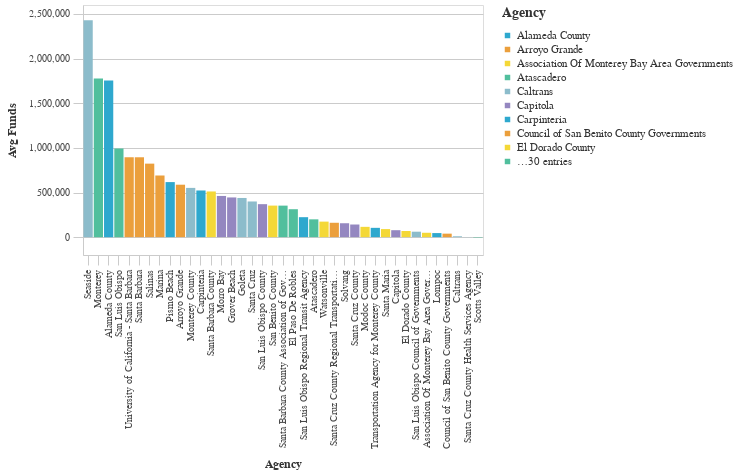

This figure's notebook cell:
### Code cell
#Bar chart Bottom Average Total Requested Funds by Agency
avg_funds_bottom = (df>>group_by(_.primary_agency_name)>>summarize(avg_funds=_.adjusted_total_requested.mean())>>arrange(-_.avg_funds)).tail(50)

chart5=( _dla_utils_reports.basic_bar_chart_no_save((avg_funds_bottom.tail(40)), 'primary_agency_name','avg_funds', 'primary_agency_name', district))
    
display(HTML("<h4><strong>Lowest Average Total Funds by Agency ($2021)</strong></h4>"))
display(chart5)

### Figure 1 — Vega-Lite specification as saved in the notebook (floating-point values rounded to 4 significant figures)
{"config": {"view": {"continuousWidth": 400, "continuousHeight": 300}, "axis": {"domainColor": "#cbcbcb", "grid": true, "gridColor": "#cbcbcb", "gridWidth": 1, "labelColor": "#474747", "labelFont": "Nunito Sans", "labelFontSize": 10, "labelPadding": 4, "tickColor": "#cbcbcb", "tickSize": 10, "titleColor": "#333", "titleFont": "Raleway", "titleFontSize": 12, "titlePadding": 10}, "axisBand": {"grid": false}, "background": "white", "font": "Raleway", "header": {"labelFont": "Nunito Sans", "titleFont": "Raleway"}, "legend": {"labelColor": "#333", "labelFont": "Nunito Sans", "labelFontSize": 11, "labelLimit": 0, "padding": 1, "symbolSize": 30, "symbolType": "square", "titleColor": "#333", "titleFont": "Raleway", "titleFontSize": 14, "titlePadding": 10}, "title": {"anchor": "middle", "font": "Raleway", "fontSize": 18, "fontWeight": 300, "offset": 20}}, "data": {"name": "data-c9ec9f7cd0d63d62464f6d0218a5b93d"}, "mark": "bar", "encoding": {"color": {"field": "primary_agency_name", "legend": {"symbolLimit": 10, "title": "Agency"}, "scale": {"range": ["#2EA8CE", "#EB9F3C", "#F4D837", "#51BF9D", "#8CBCCB", "#9487C0"]}, "type": "nominal"}, "tooltip": [{"field": "primary_agency_name", "type": "nominal"}, {"field": "avg_funds", "type": "quantitative"}], "x": {"field": "primary_agency_name", "sort": "-y", "title": "Agency", "type": "nominal"}, "y": {"field": "avg_funds", "title": "Avg Funds", "type": "quantitative"}}, "height": 250, "width": 400, "$schema": "https://vega.github.io/schema/vega-lite/v4.17.0.json", "datasets": {"data-c9ec9f7cd0d63d62464f6d0218a5b93d": [{"primary_agency_name": "Seaside", "avg_funds": 2428000.0}, {"primary_agency_name": "Monterey", "avg_funds": 1777000.0}, {"primary_agency_name": "Alameda County", "avg_funds": 1755000.0}, {"primary_agency_name": "San Luis Obispo", "avg_funds": 994100.0}, {"primary_agency_name": "University of California - Santa Barbara", "avg_funds": 894700.0}, {"primary_agency_name": "Santa Barbara", "avg_funds": 894500.0}, {"primary_agency_name": "Salinas", "avg_funds": 823200.0}, {"primary_agency_name": "Marina", "avg_funds": 690400.0}, {"primary_agency_name": "Pismo Beach", "avg_funds": 616600.0}, {"primary_agency_name": "Arroyo Grande", "avg_funds": 587300.0}, {"primary_agency_name": "Monterey County", "avg_funds": 551600.0}, {"primary_agency_name": "Carpinteria", "avg_funds": 522700.0}, {"primary_agency_name": "Santa Barbara County", "avg_funds": 511600.0}, {"primary_agency_name": "Morro Bay", "avg_funds": 461300.0}, {"primary_agency_name": "Grover Beach", "avg_funds": 444600.0}, {"primary_agency_name": "Goleta", "avg_funds": 438800.0}, {"primary_agency_name": "Santa Cruz", "avg_funds": 399400.0}, {"primary_agency_name": "San Luis Obispo County", "avg_funds": 369400.0}, {"primary_agency_name": "San Benito County", "avg_funds": 353400.0}, {"primary_agency_name": "Santa Barbara County Association of Governments", "avg_funds": 353000.0}, {"primary_agency_name": "El Paso De Robles", "avg_funds": 312800.0}, {"primary_agency_name": "San Luis Obispo Regional Transit Agency", "avg_funds": 223500.0}, {"primary_agency_name": "Atascadero", "avg_funds": 199400.0}, {"primary_agency_name": "Watsonville", "avg_funds": 173900.0}, {"primary_agency_name": "Santa Cruz County Regional Transportation Commission", "avg_funds": 161000.0}, {"primary_agency_name": "Solvang", "avg_funds": 155600.0}, {"primary_agency_name": "Santa Cruz County", "avg_funds": 141500.0}, {"primary_agency_name": "Modoc County", "avg_funds": 115400.0}, {"primary_agency_name": "Transportation Agency for Monterey County", "avg_funds": 104200.0}, {"primary_agency_name": "Santa Maria", "avg_funds": 90240.0}, {"primary_agency_name": "Capitola", "avg_funds": 77770.0}, {"primary_agency_name": "El Dorado County", "avg_funds": 68950.0}, {"primary_agency_name": "San Luis Obispo Council of Governments", "avg_funds": 61010.0}, {"primary_agency_name": "Association Of Monterey Bay Area Governments", "avg_funds": 49110.0}, {"primary_agency_name": "Lompoc", "avg_funds": 45530.0}, {"primary_agency_name": "Council of San Benito County Governments", "avg_funds": 39070.0}, {"primary_agency_name": "Caltrans", "avg_funds": 9655.0}, {"primary_agency_name": "Santa Cruz County Health Services Agency", "avg_funds": -612.0}, {"primary_agency_name": "Scotts Valley", "avg_funds": -4552.0}]}}
